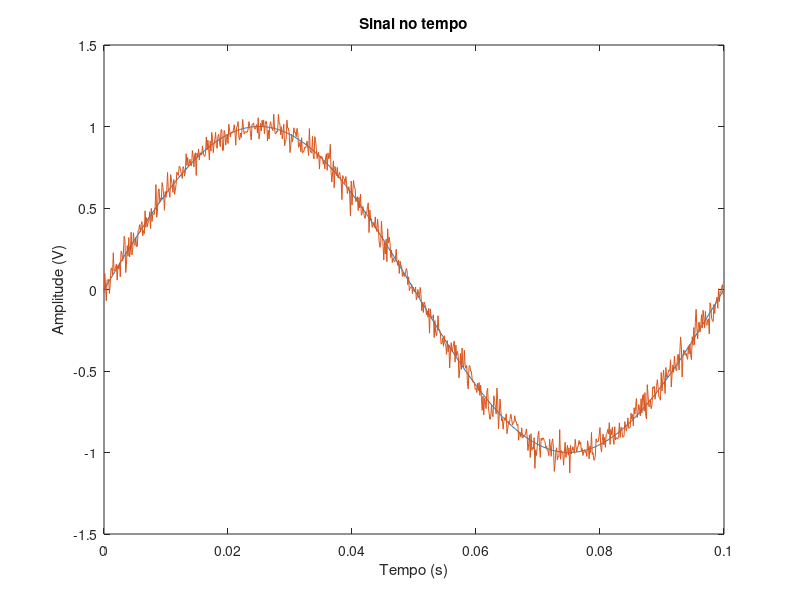

This chart was generated by the following MATLAB code:
%% Especificações temporais
Fs = 8000;                   % amostras por segundo (Hz)
dt = 1/Fs;                   % tempo de uma amostra (s)
StopTime = 0.1;              % tempo de parada no eixo 'x' (o gráfico será plotado até este valor em 'x')
t = (0:dt:StopTime-dt)';     % vetor temporal (eixo 'x')

%% Senóide
Fc = 10;                     % Frequência do seno (Hz)
original = sin(2*pi*Fc*t);   % Calculando o seno na variável 'x'

%% Relações sinal-ruído (SNR)
snrBoa   = 100;
snrComum = 10;
snrRuim  = 2;

snrBoaDB   = 10 * log10(snrBoa  );
snrComumDB = 10 * log10(snrComum);
snrRuimDB  = 10 * log10(snrRuim );

snrDB = snrBoaDB;

%% Obtendo AWGN do Matlab
%matlabAWGN = awgn(original, snrDB, 'measured');

%% Importando código fornecido nos slides
gamma = 10 ^ (snrDB / 10);

% Cálculo da força do sinal
p = sum(abs(original) .^ 2) / length(original);

% Cálculo da densidade espectral do ruído
n0 = (p / gamma);

% Gerando o sinal de ruído
ruido = sqrt(n0 / 2) * randn(size(original));

% Por fim, o sinal recebido é a soma do sinal original com o ruído
recebido = original + ruido;

%% Plotando os sinais
figure;
plot(t, original, t, recebido);
xlabel('Tempo (s)');
ylabel('Amplitude (V)');
title('Sinal no tempo');
zoom xon;